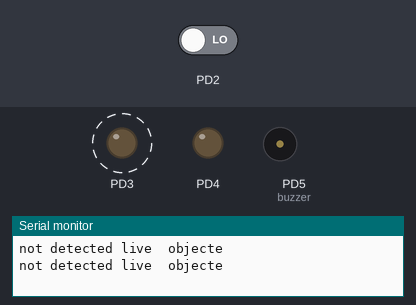
The program below on a simulated ATmega328P, built with avr-gcc and emulated at 16 MHz (the files do not name the chip). On the bench: output pins drawn as LEDs (lit = HIGH), buzzer (waves = sounding, pin HIGH), the last lines printed to the serial monitor. Dashed ring = blinking. The inputs (shaded band) are chosen by the test bench; at power-on: PD2 LOW.

Above: at 3.8 s.
3.9 s: PD2 driven HIGH
At 4.4 s:
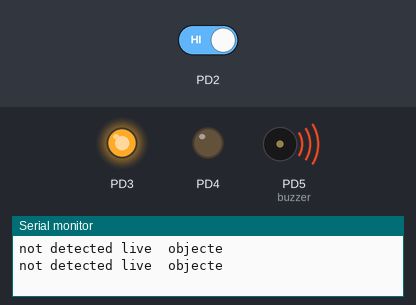
At 6.7 s:
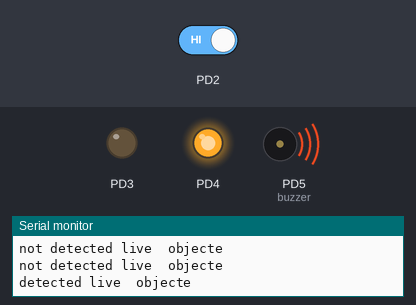
Timing chart, 0 to 29.5 s (numbered marks = the images above; inputs shaded):
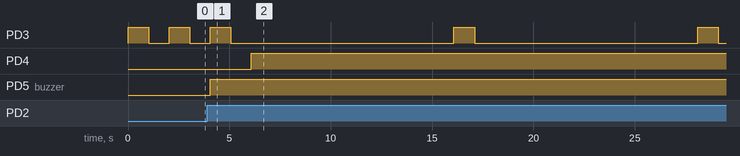

Measured:
- after the input at 3.9 s, PD3: alternates HIGH for 1.0 s and LOW for 11.0 s, starting after 12.2 s; PD4: LOW → HIGH after 2.2 s; PD5 (buzzer): LOW → HIGH after 0.15 s
- by itself, PD3: alternates HIGH for 1.0 s and LOW for 1.0 s

The program:

main.cpp
```cpp
#define F_CPU 16000000UL

#include <avr/io.h>
#include <util/delay.h>
#include<stdbool.h>

void UART_init()
{
    UBRR0 = 103;

    UCSR0B = (1 << TXEN0);

    UCSR0C = (1 << UCSZ01) | (1 << UCSZ00);
}

void UART_sendChar(char data)
{
    while (!(UCSR0A & (1 << UDRE0)));

    UDR0 = data;
}

void UART_sendString(char *str)
{
    while(*str)
    {
        UART_sendChar(*str);
        str++;
    }
}
int main( void){
  UART_init();
  DDRD &=~(1<<PD2 );//defined the digital pin 2 dreaction of the  as inpu put
  DDRD |= (1 << PD3);//defined the digital pin 3 dreaction of the  as out put
  DDRD |= (1 << PD4);//defined the digital pin 3 dreaction of the  as out put
  DDRD |= (1 << PD5);
  bool onLed=false;
  int alarmTime = 10000; // milliseconds


  while(1)//continuously working
  {
    //this runs continously
    PORTD |= (1 << PD3);//green led on when detected
    _delay_ms(1000);
    if ( PIND & (1<<PD2)){// check the actual (current value of  the pd2)
      UART_sendString("detected live  objecte\r\n");
      onLed=true;


    }
    else{
      UART_sendString("not detected live  objecte\r\n");
      onLed=false;


    }

    PORTD &= ~(1 << PD3);//green led on when detected
    _delay_ms(1000);

    if (onLed){
      PORTD |= (1 << PD4);//red led on when detected
      _delay_ms(alarmTime);
    }
    else{
      PORTD &= ~(1 << PD4);//red led off when detected
    }


     if ( PIND & (1<<PD2)){// check the actual (current value of  the pd2)
      PORTD |= (1 << PD5);//buzzer will on


    }
    else{
      PORTD &= ~(1 << PD5);//buzzer will off


    }

  }


 }
```
